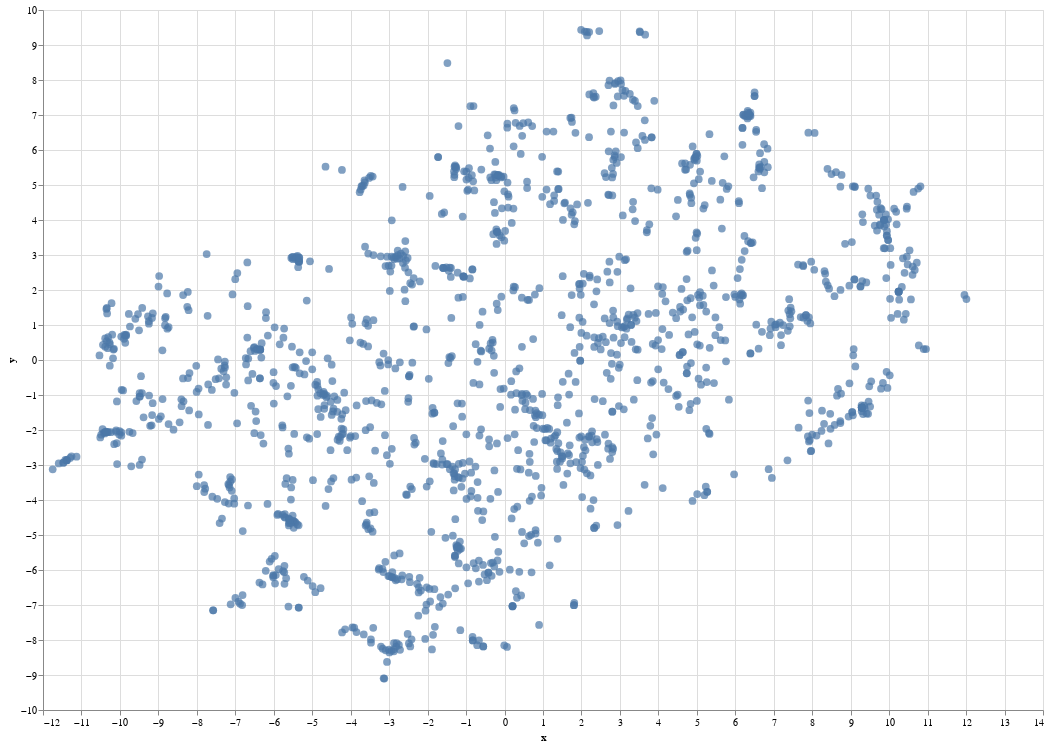

The code cell stored with this chart in its notebook:
### Markdown cell above
## T-SNE visualization

### Code cell
chart = alt.Chart(df_tsne_vis).mark_circle(size=60).encode(
    x=alt.X('x', scale=alt.Scale(zero=False)),
    y=alt.Y('y', scale=alt.Scale(zero=False)),
    tooltip=['Citation']
).properties(
    width=1000,
    height=700
)
chart.interactive()

### Figure 1 — Vega-Lite specification as saved in the notebook (floating-point values rounded to 4 significant figures; data arrays with more than 128 entries replaced by an {"elided": "..."} marker saying what was removed)
{"config": {"view": {"continuousWidth": 400, "continuousHeight": 300}}, "data": {"name": "data-93b755e13534fb86240967249e9e4ab8"}, "mark": {"type": "circle", "size": 60}, "encoding": {"tooltip": [{"field": "Citation", "type": "nominal"}], "x": {"field": "x", "scale": {"zero": false}, "type": "quantitative"}, "y": {"field": "y", "scale": {"zero": false}, "type": "quantitative"}}, "height": 700, "selection": {"selector001": {"type": "interval", "bind": "scales", "encodings": ["x", "y"]}}, "width": 1000, "$schema": "https://vega.github.io/schema/vega-lite/v4.17.0.json", "datasets": {"data-93b755e13534fb86240967249e9e4ab8": {"elided": "1419 records"}}}
